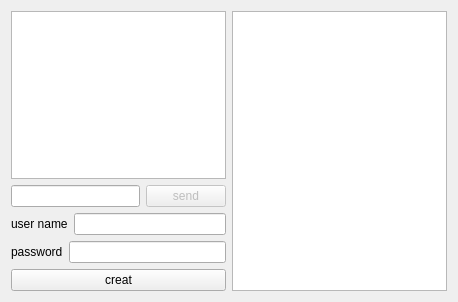
<?xml version="1.0" encoding="UTF-8"?>
<ui version="4.0">
 <class>ServerDialog</class>
 <widget class="QDialog" name="ServerDialog">
  <property name="enabled">
   <bool>true</bool>
  </property>
  <property name="geometry">
   <rect>
    <x>0</x>
    <y>0</y>
    <width>458</width>
    <height>302</height>
   </rect>
  </property>
  <property name="windowTitle">
   <string>Server</string>
  </property>
  <layout class="QHBoxLayout" name="horizontalLayout_5">
   <item>
    <layout class="QHBoxLayout" name="horizontalLayout_4">
     <item>
      <layout class="QVBoxLayout" name="verticalLayout">
       <item>
        <widget class="QListWidget" name="listWidget"/>
       </item>
       <item>
        <layout class="QHBoxLayout" name="horizontalLayout_3">
         <item>
          <widget class="QLineEdit" name="messageEdit"/>
         </item>
         <item>
          <widget class="QPushButton" name="sendButton">
           <property name="enabled">
            <bool>false</bool>
           </property>
           <property name="text">
            <string>send</string>
           </property>
          </widget>
         </item>
        </layout>
       </item>
       <item>
        <layout class="QHBoxLayout" name="horizontalLayout">
         <item>
          <widget class="QLabel" name="label">
           <property name="text">
            <string>user name</string>
           </property>
          </widget>
         </item>
         <item>
          <widget class="QLineEdit" name="usernameEdit">
           <property name="text">
            <string/>
           </property>
           <property name="alignment">
            <set>Qt::AlignLeading|Qt::AlignLeft|Qt::AlignVCenter</set>
           </property>
          </widget>
         </item>
        </layout>
       </item>
       <item>
        <layout class="QHBoxLayout" name="horizontalLayout_2">
         <item>
          <widget class="QLabel" name="label_2">
           <property name="text">
            <string>password</string>
           </property>
          </widget>
         </item>
         <item>
          <widget class="QLineEdit" name="passwordEdit">
           <property name="text">
            <string/>
           </property>
           <property name="echoMode">
            <enum>QLineEdit::Password</enum>
           </property>
          </widget>
         </item>
        </layout>
       </item>
       <item>
        <widget class="QPushButton" name="creatButton">
         <property name="text">
          <string>creat</string>
         </property>
        </widget>
       </item>
      </layout>
     </item>
     <item>
      <widget class="QListWidget" name="peopleList"/>
     </item>
    </layout>
   </item>
  </layout>
 </widget>
 <resources/>
 <connections/>
</ui>
